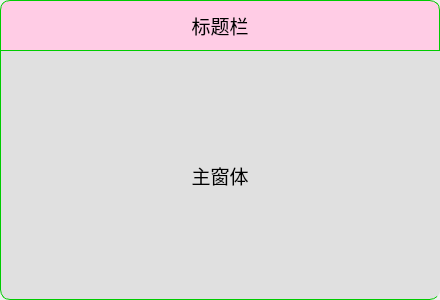
<?xml version="1.0" encoding="UTF-8"?>
<ui version="4.0">
 <class>Dialog</class>
 <widget class="QDialog" name="Dialog">
  <property name="geometry">
   <rect>
    <x>0</x>
    <y>0</y>
    <width>440</width>
    <height>300</height>
   </rect>
  </property>
  <property name="windowTitle">
   <string>Dialog</string>
  </property>
  <layout class="QVBoxLayout" name="verticalLayout">
   <property name="spacing">
    <number>0</number>
   </property>
   <property name="leftMargin">
    <number>0</number>
   </property>
   <property name="topMargin">
    <number>0</number>
   </property>
   <property name="rightMargin">
    <number>0</number>
   </property>
   <property name="bottomMargin">
    <number>0</number>
   </property>
   <item>
    <widget class="QWidget" name="top_widget" native="true">
     <property name="maximumSize">
      <size>
       <width>16777215</width>
       <height>50</height>
      </size>
     </property>
     <property name="styleSheet">
      <string notr="true">#top_widget
{
	border-top-left-radius:10px;
	border-top-right-radius:10px;
	border-left:1px solid #00CC00; 
	border-right:1px solid #00CC00; 
	border-top:1px solid #00CC00; 
	background-color:#FFCCE5;
}</string>
     </property>
     <layout class="QHBoxLayout" name="horizontalLayout">
      <property name="spacing">
       <number>0</number>
      </property>
      <property name="leftMargin">
       <number>0</number>
      </property>
      <property name="topMargin">
       <number>0</number>
      </property>
      <property name="rightMargin">
       <number>0</number>
      </property>
      <property name="bottomMargin">
       <number>0</number>
      </property>
      <item>
       <widget class="QLabel" name="label">
        <property name="font">
         <font>
          <family>思源黑体 CN Regular</family>
          <pointsize>14</pointsize>
         </font>
        </property>
        <property name="text">
         <string>标题栏</string>
        </property>
        <property name="alignment">
         <set>Qt::AlignCenter</set>
        </property>
       </widget>
      </item>
     </layout>
    </widget>
   </item>
   <item>
    <widget class="QWidget" name="main_widget" native="true">
     <property name="layoutDirection">
      <enum>Qt::LeftToRight</enum>
     </property>
     <property name="styleSheet">
      <string notr="true">#main_widget
{
	border-bottom-left-radius: 10px;
	border-bottom-right-radius: 10px;
	border-left: 1px solid #00CC00; 
	border-right: 1px solid #00CC00C;
	border-bottom: 1px solid #00CC00;
	border-top: 1px solid #00CC00;
	background-color:#E0E0E0;
}</string>
     </property>
     <layout class="QHBoxLayout" name="horizontalLayout_2">
      <property name="spacing">
       <number>0</number>
      </property>
      <property name="leftMargin">
       <number>0</number>
      </property>
      <property name="topMargin">
       <number>0</number>
      </property>
      <property name="rightMargin">
       <number>0</number>
      </property>
      <property name="bottomMargin">
       <number>0</number>
      </property>
      <item>
       <widget class="QLabel" name="label_2">
        <property name="font">
         <font>
          <family>思源黑体 CN Regular</family>
          <pointsize>14</pointsize>
         </font>
        </property>
        <property name="text">
         <string>主窗体</string>
        </property>
        <property name="alignment">
         <set>Qt::AlignCenter</set>
        </property>
        <property name="margin">
         <number>0</number>
        </property>
       </widget>
      </item>
     </layout>
    </widget>
   </item>
  </layout>
 </widget>
 <layoutdefault spacing="6" margin="11"/>
 <resources/>
 <connections/>
</ui>
